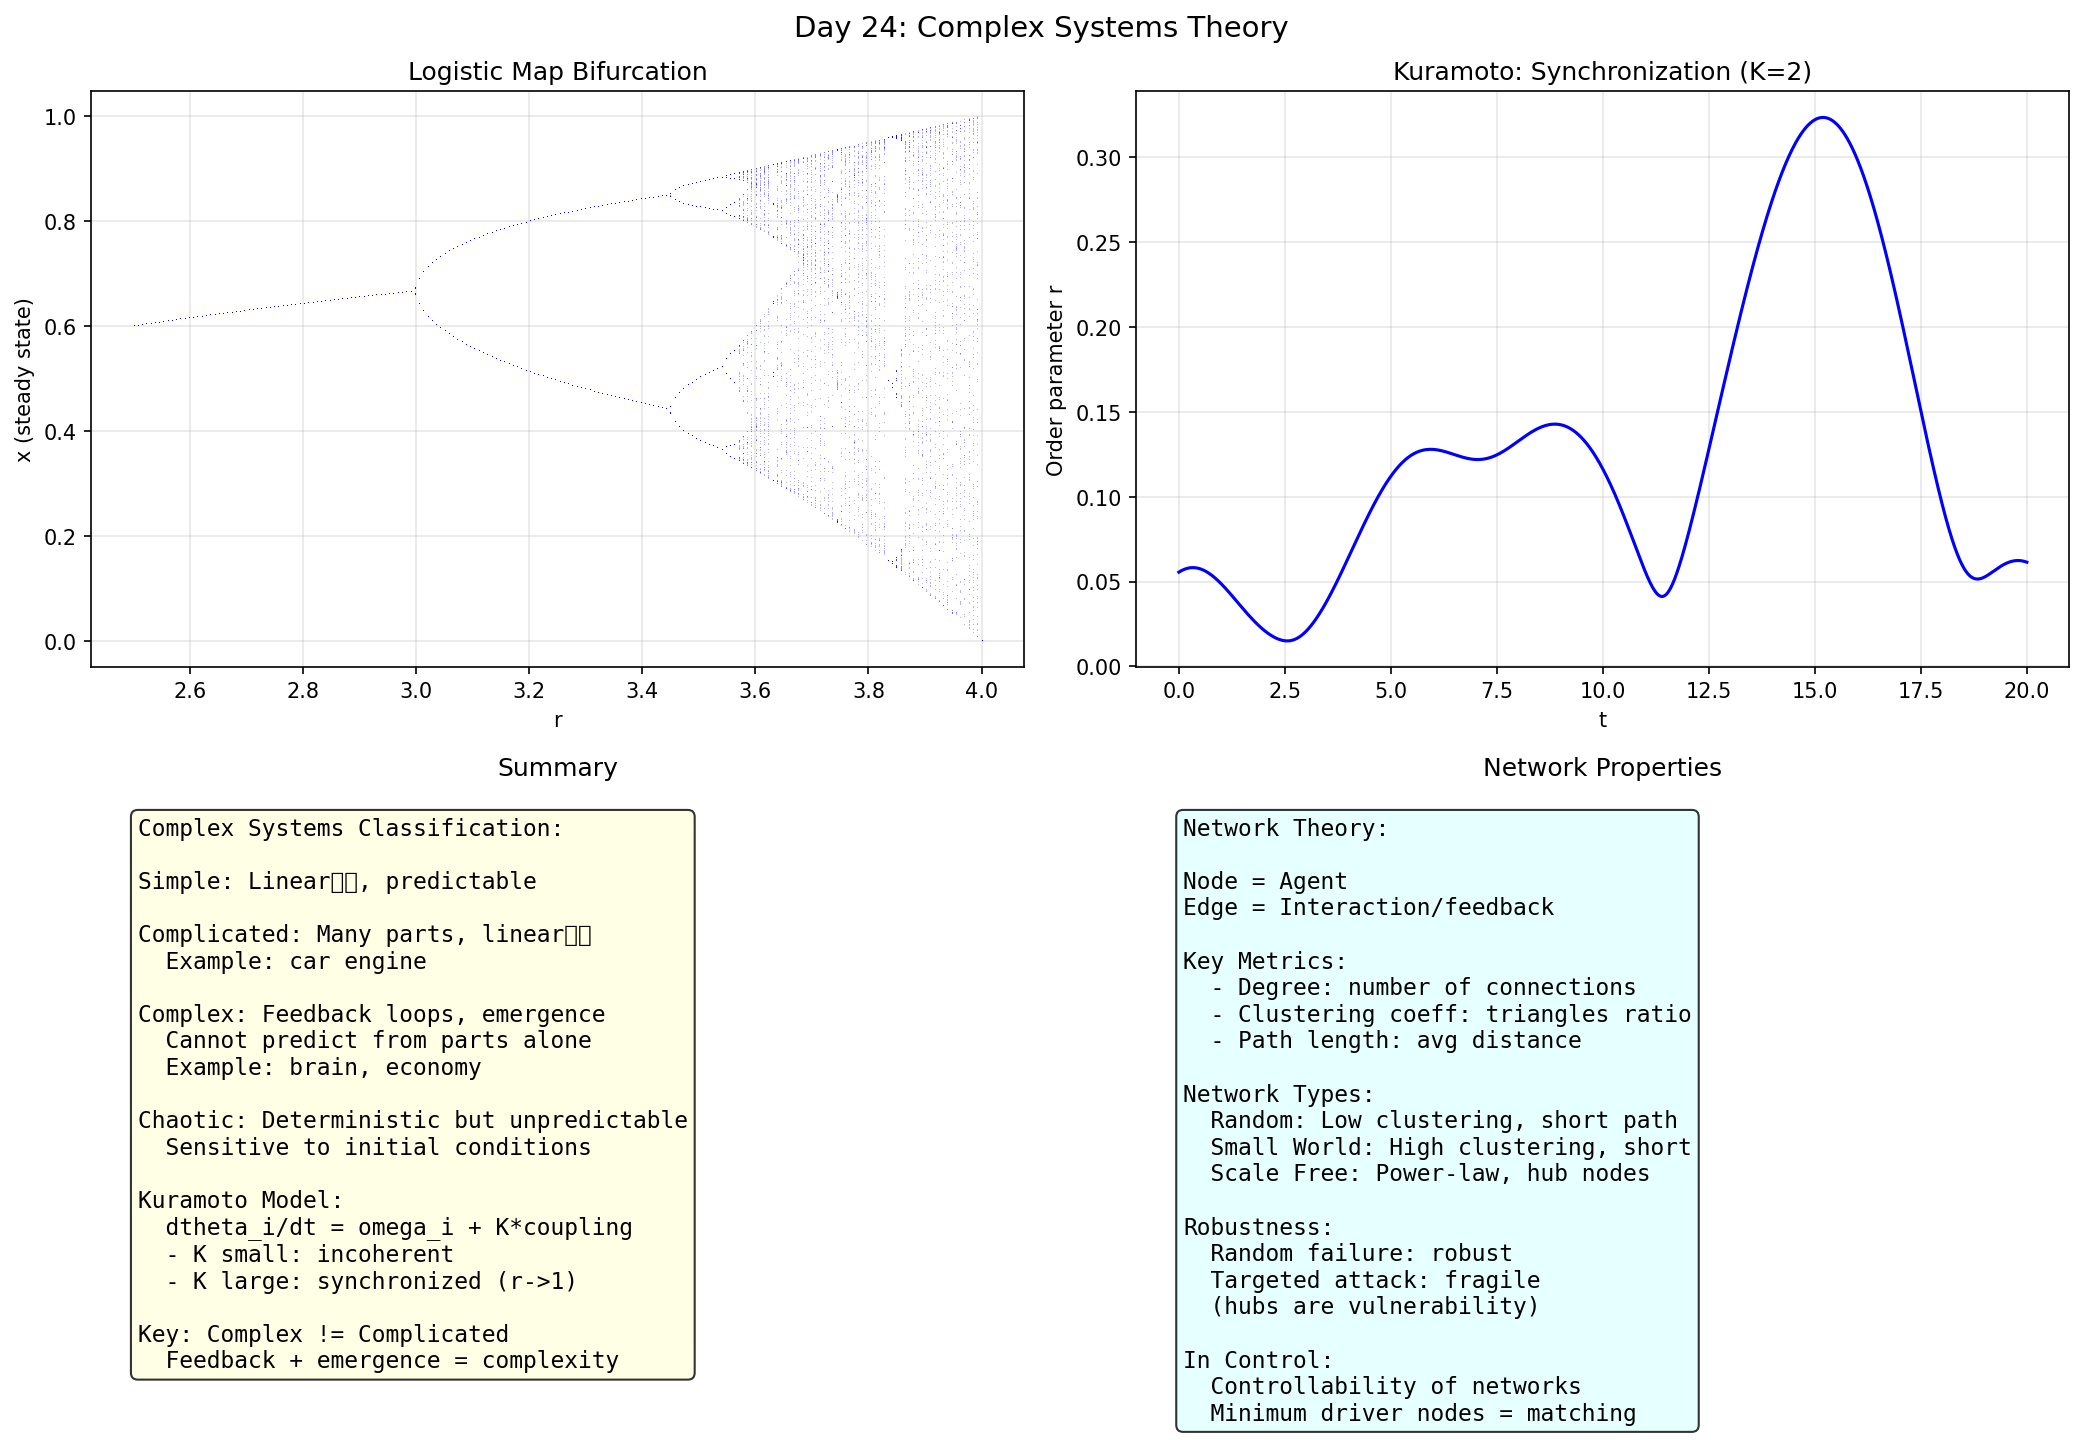

Generate this figure with Python:
import numpy as np
import matplotlib
matplotlib.use('Agg')
import matplotlib.pyplot as plt

print("Day 24: Complex Systems Theory")
fig, axes = plt.subplots(2, 2, figsize=(14, 10))
fig.suptitle('Day 24: Complex Systems Theory', fontsize=14)

r_vals = np.linspace(2.5, 4.0, 200)
ax = axes[0, 0]
for r in r_vals:
    x = 0.5
    for _ in range(500):
        x = r * x * (1 - x)
        if _ > 400:
            ax.plot(r, x, 'b,', alpha=0.3)
ax.set_xlabel('r')
ax.set_ylabel('x (steady state)')
ax.set_title('Logistic Map Bifurcation')
ax.grid(True, alpha=0.3)

N = 50
K_vals = [0.0, 1.0, 5.0]
omega = np.random.randn(N) * 0.5
theta = np.random.rand(N) * 2 * np.pi
T = 20.0
dt = 0.01
N_steps = int(T/dt)
ax = axes[0, 1]
K = 2.0
theta_sim = np.zeros((N_steps, N))
theta_sim[0] = theta
for i in range(N_steps-1):
    coupling = (K/N) * np.sum(np.sin(theta_sim[i] - theta_sim[i, :]), axis=0)
    theta_sim[i+1] = theta_sim[i] + (omega + coupling) * dt
    theta_sim[i+1] = np.mod(theta_sim[i+1], 2*np.pi)
r_order = np.abs(np.mean(np.exp(1j * theta_sim), axis=1))
t_arr = np.linspace(0, T, N_steps)
ax.plot(t_arr, r_order, 'b-', lw=1.5)
ax.set_xlabel('t')
ax.set_ylabel('Order parameter r')
ax.set_title('Kuramoto: Synchronization (K=2)')
ax.grid(True, alpha=0.3)

ax = axes[1, 0]
ax.axis('off')
ax.text(0.05, 0.95,
    "Complex Systems Classification:\n\n"
    "Simple: Linear因果, predictable\n\n"
    "Complicated: Many parts, linear因果\n"
    "  Example: car engine\n\n"
    "Complex: Feedback loops, emergence\n"
    "  Cannot predict from parts alone\n"
    "  Example: brain, economy\n\n"
    "Chaotic: Deterministic but unpredictable\n"
    "  Sensitive to initial conditions\n\n"
    "Kuramoto Model:\n"
    "  dtheta_i/dt = omega_i + K*coupling\n"
    "  - K small: incoherent\n"
    "  - K large: synchronized (r->1)\n\n"
    "Key: Complex != Complicated\n"
    "  Feedback + emergence = complexity",
    transform=ax.transAxes, va='top', fontsize=11,
    fontfamily='monospace', bbox=dict(boxstyle='round', facecolor='lightyellow', alpha=0.8))
ax.set_title('Summary')

ax = axes[1, 1]
ax.axis('off')
ax.text(0.05, 0.95,
    "Network Theory:\n\n"
    "Node = Agent\n"
    "Edge = Interaction/feedback\n\n"
    "Key Metrics:\n"
    "  - Degree: number of connections\n"
    "  - Clustering coeff: triangles ratio\n"
    "  - Path length: avg distance\n\n"
    "Network Types:\n"
    "  Random: Low clustering, short path\n"
    "  Small World: High clustering, short\n"
    "  Scale Free: Power-law, hub nodes\n\n"
    "Robustness:\n"
    "  Random failure: robust\n"
    "  Targeted attack: fragile\n"
    "  (hubs are vulnerability)\n\n"
    "In Control:\n"
    "  Controllability of networks\n"
    "  Minimum driver nodes = matching",
    transform=ax.transAxes, va='top', fontsize=11,
    fontfamily='monospace', bbox=dict(boxstyle='round', facecolor='lightcyan', alpha=0.8))
ax.set_title('Network Properties')

plt.tight_layout()
plt.savefig('C:/Users/WUccc/.openclaw/workspace/notes/工程控制论/code/day24_complexsys.png', dpi=150, bbox_inches='tight')
print("Figure saved!")
